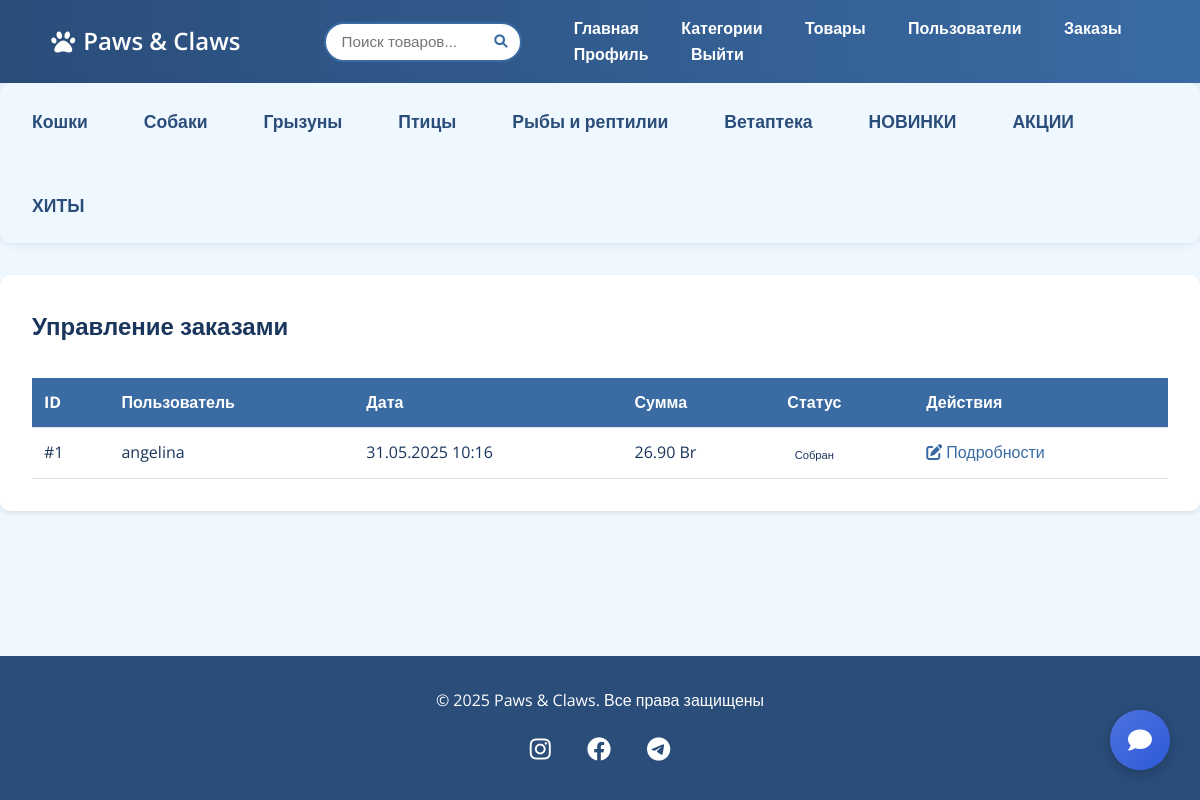
Page /admin/orders (signed in) on the committed database.
### app.py (models this page shows)
class Category(db.Model):
    id = db.Column(db.Integer, primary_key=True)
    name = db.Column(db.String(50), unique=True, nullable=False)
    subcategories = db.relationship('SubCategory', backref='category', cascade='all, delete-orphan')
    products = db.relationship('Product', backref='category', lazy=True)

class Order(db.Model):
    id = db.Column(db.Integer, primary_key=True)
    user_id = db.Column(db.Integer, db.ForeignKey('user.id'), nullable=False)
    total = db.Column(db.Float, nullable=False)
    status = db.Column(db.Enum(OrderStatus), default=OrderStatus.CREATED)
    phone = db.Column(db.String(20), nullable=False)
    address = db.Column(db.Text, nullable=False)
    comment = db.Column(db.Text)
    created_at = db.Column(db.DateTime, server_default=db.func.now())
    items = db.relationship('OrderItem', backref='order', cascade='all, delete-orphan')

class User(db.Model):
    id = db.Column(db.Integer, primary_key=True)
    username = db.Column(db.String(50), unique=True, nullable=False)
    email = db.Column(db.String(100), unique=True, nullable=False)
    password = db.Column(db.String(200), nullable=False)
    is_admin = db.Column(db.Boolean, default=False)
    cart_items = db.relationship('Cart', backref='user', cascade='all, delete-orphan')
    orders = db.relationship('Order', backref='user', cascade='all, delete-orphan')

### app.py (the view)
@app.route('/admin/orders')
def admin_orders():
    if not is_admin():
        abort(403)
    orders = Order.query.options(joinedload(Order.user)).order_by(Order.created_at.desc()).all()
    return render_template('admin/orders.html', orders=orders)

### app.py (called while the page is built)
def is_admin():
    if 'user_id' not in session:
        return False
    user = User.query.get(session['user_id'])
    return user and user.is_admin

@app.context_processor
def inject_user():
    user = None
    if 'user_id' in session:
        user = User.query.get(session['user_id'])
    return dict(current_user=user)

@app.context_processor
def inject_categories():
    categories = Category.query.options(
        db.joinedload(Category.subcategories)
    ).all()
    return dict(categories=categories)

@app.context_processor
def inject_cart_count():
    cart_count = 0
    if 'user_id' in session:
        cart_items = Cart.query.filter_by(user_id=session['user_id']).all()
        cart_count = sum(item.quantity for item in cart_items)  # Сумма количеств
    return dict(cart_count=cart_count)

### templates/admin/orders.html
{% extends 'base.html' %}
{% block content %}
<div class="admin-container">
    <div class="admin-header">
        <h2>Управление заказами</h2>
    </div>
    <table class="table table-striped">
        <thead class="table-dark">
            <tr>
                <th>ID</th>
                <th>Пользователь</th>
                <th>Дата</th>
                <th>Сумма</th>
                <th>Статус</th>
                <th>Действия</th>
            </tr>
        </thead>
        <tbody>
            {% for order in orders %}
            <tr>
                <td>#{{ order.id }}</td>
                <td>{{ order.user.username }}</td>
                <td>{{ order.created_at.strftime('%d.%m.%Y %H:%M') }}</td>
                <td>{{ "%.2f"|format(order.total) }} Br</td>
                <td>
                    <span class="badge
                        {% if order.status.name == 'CREATED' %}bg-primary
                        {% elif order.status.name == 'PROCESSING' %}bg-warning
                        {% elif order.status.name == 'SHIPPED' %}bg-success
                        {% else %}bg-danger{% endif %}">
                        {{ order.status.value }}
                    </span>
                </td>
                <td>
                    <a href="{{ url_for('admin_order_detail', id=order.id) }}"
                       class="btn btn-sm ">
                        <i class="fas fa-edit"></i> Подробности
                    </a>
                </td>
            </tr>
            {% endfor %}
        </tbody>
    </table>
</div>
{% endblock %}

### templates/base.html (shortened to what this page needs)
<!DOCTYPE html>
<html lang="ru">
<head>
    <link rel="stylesheet" href="{{ url_for('static', filename='css/style.css') }}">
    <link rel="stylesheet" href="https://cdnjs.cloudflare.com/ajax/libs/font-awesome/6.0.0/css/all.min.css">
</head>
<body>
    <nav class="navbar">
        <div class="container">
            <a href="{{ url_for('index') }}" class="logo">
                <i class="fas fa-paw"></i> Paws & Claws
            </a>
            <div class="search-container">
                <form action="{{ url_for('search') }}" method="GET">
                    <div class="search-box">
                        <input type="text"
                               name="q"
                               placeholder="Поиск товаров..."
                               value="{{ request.args.get('q', '') }}"
                               autocomplete="off">
                        <button type="submit">
                            <i class="fas fa-search"></i>
                        </button>
                    </div>
                </form>
            </div>
            <div class="nav-links">
                <a href="{{ url_for('index') }}">Главная</a>
                {% if current_user and current_user.is_admin %}
                <a href="{{ url_for('admin_categories') }}">Категории</a>
                <a href="{{ url_for('admin_products') }}">Товары</a>
                <a href="{{ url_for('admin_users') }}">Пользователи</a>
                <a href="{{ url_for('admin_orders') }}">Заказы</a>
            {% endif %}
                 {% if current_user %}
                    <a href="{{ url_for('profile') }}">Профиль</a>
                    <a href="{{ url_for('logout') }}">Выйти</a>
                {% else %}
                    <a href="{{ url_for('login') }}">Войти</a>
                    <a href="{{ url_for('register') }}">Регистрация</a>
                {% endif %}
            </div>
        </div>
    </nav>
    <section class="categories-list">
    {% for category in categories %}
        <li class="category-item">
            <a href="{{ url_for('index', category=category.id) }}" class="category-link has-submenu">{{ category.name }}</a>
        </li>
    {% endfor %}
    </section>
    <main class="container">
        {% block content %}{% endblock %}
    </main>
    {% if current_user %}
        <a href="
        {% if current_user.is_admin %}
        {{ url_for('admin_support') }}
        {% else %}
        {{ url_for('support') }}
        {% endif %}"
           class="floating-chat-btn"
           id="chat-button">
            <i class="fas fa-comment"></i>
        </a>
    {% endif %}
    <footer class="footer">
        <div class="container text-center">
            <p>© 2025 Paws & Claws. Все права защищены</p>
            <div class="social-links">
                <a href="#"><i class="fab fa-instagram"></i></a>
                <a href="#"><i class="fab fa-facebook"></i></a>
                <a href="#"><i class="fab fa-telegram"></i></a>
            </div>
        </div>
    </footer>
</body>
</html>

### static/css/style.css (style rules this page uses)
:root { --primary-dark: #2A4D7A; --primary-medium: #3A6BA3; --primary-light: #8EB3D6; --accent-blue: #C5E0F9; --background: #F0F8FF; --text-dark: #1A365D; --text-light: #FFFFFF; }
* { margin: 0; padding: 0; box-sizing: border-box; }
body { font-family: 'Open Sans', sans-serif; background-color: var(--background); color: var(--text-dark); line-height: 1.6; min-height: 100vh; display: flex; flex-direction: column; }
.navbar { background: linear-gradient(to right, var(--primary-dark), var(--primary-medium)); padding: 1rem 2rem; box-shadow: 0 2px 15px rgba(0,0,0,0.1); }
.navbar a { color: var(--text-light) !important; text-decoration: none; margin: 0 1.2rem; transition: all 0.3s ease; font-weight: 600; }
.logo { font-size: 1.5rem; display: flex; align-items: center; gap: 0.5rem; }
.logo .fa-paw { animation: float 3s ease-in-out infinite; }
.badge { padding: 0.5rem 1rem; border-radius: 20px; font-size: 0.9rem; }
.categories-list { display: flex; gap: 1.5rem; flex-wrap: wrap; align-items: center; margin: 0; padding: 0.5rem 1rem; background: var(--background); border-radius: 12px; box-shadow: 0 2px 8px rgba(42,77,122,0.1); list-style: none; }
.category-link { color: var(--primary-dark); text-decoration: none; font-size: 1.1rem; font-weight: 600; padding: 0.5rem 1rem; display: flex; align-items: center; gap: 0.5rem; border-radius: 8px; transition: all 0.3s ease; }
.category-link::after { content: ''; position: absolute; bottom: 0; left: 12px; width: calc(100% - 12px); height: 2px; background: #3A6BA3; transform: scaleX(0); transition: transform 0.3s ease; }
.category-item { position: relative; padding: 0.5rem 0; transition: all 0.3s ease; }
.category-link.has-submenu::after { content: "\f078"; font-family: "Font Awesome 5 Free"; font-weight: 900; font-size: 0.8rem; transition: transform 0.3s ease; }
.footer { background: var(--primary-dark); color: var(--text-light); margin-top: auto; padding: 2rem 0; text-align: center; }
.social-links { margin-top: 1rem; }
.social-links a { color: white; margin: 0 1rem; font-size: 1.5rem; transition: all 0.3s ease; }
.admin-container { max-width: 1200px; margin: 2rem auto; padding: 2rem; background: white; border-radius: 10px; box-shadow: 0 2px 4px rgba(0,0,0,0.1); }
.admin-header { display: flex; justify-content: space-between; align-items: center; margin-bottom: 2rem; }
.table { width: 100%; margin-top: 1rem; border-collapse: collapse; }
.table th, .table td { padding: 0.75rem; border-bottom: 1px solid #dee2e6; }
.table th { background-color: var(--primary-medium); color: white; text-align: left !important; }
.navbar .container { display: flex; align-items: center; gap: 2rem; }
.logo { flex-shrink: 0; }
.search-container { flex-grow: 1; max-width: 500px; margin-left: 2rem; position: relative; }
.search-box { position: relative; display: flex; align-items: center; }
.search-box input { width: 100%; padding: 0.6rem 1rem; padding-right: 2.5rem; border: 2px solid var(--primary-medium); border-radius: 25px; font-size: 0.95rem; }
.search-box button { position: absolute; right: 10px; background: none; border: none; color: var(--primary-medium); cursor: pointer; padding: 5px; }
a { text-decoration: none !important; color: var(--primary-medium); transition: all 0.3s; }
.badge { font-size: 0.7em; padding: 0.35em 0.65em; min-width: 1.5em; }
.floating-chat-btn { position: fixed; bottom: 30px; right: 30px; width: 60px; height: 60px; background: linear-gradient(135deg, #4e73df, #2e59d9); color: white; border-radius: 50%; display: flex; justify-content: center; align-items: center; box-shadow: 0 4px 15px rgba(0, 0, 0, 0.2); z-index: 1000; transition: all 0.3s ease; cursor: pointer; }
.floating-chat-btn i { font-size: 24px; }

### rows in the picture
Category: name "Кошки"
Category: name "Собаки"
Category: name "Грызуны"
Category: name "Птицы"
Category: name "Рыбы и рептилии"
Category: name "Ветаптека"
Category: name "НОВИНКИ"
Category: name "АКЦИИ"
Category: name "ХИТЫ"
Order: id "1", user.username "angelina", created_at "31.05.2025 10:16", total "26.90", status.value "Собран"
